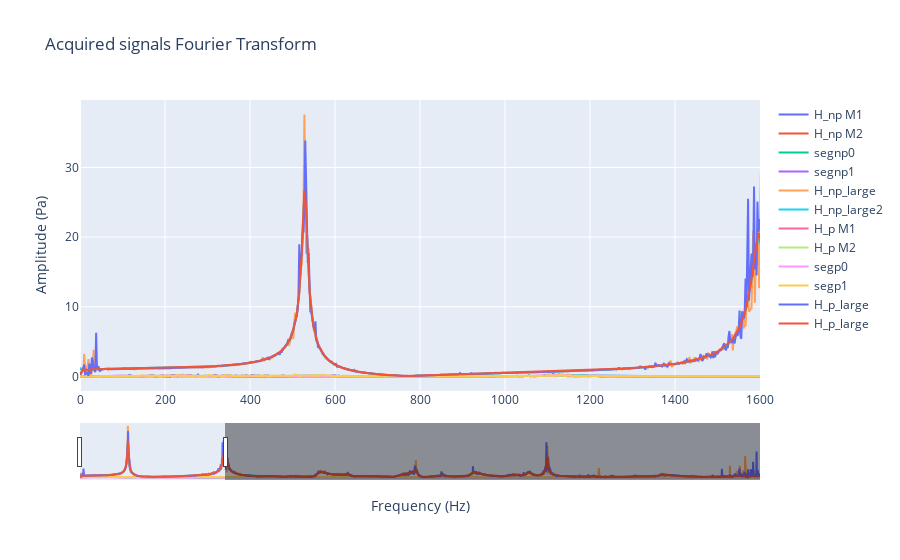

The cell this chart's notebook holds for it:
### Code cell
fig_H = go.Figure()
i = 10
task_np.plot_av_fft(fig=fig_H)
fig_H.add_trace(go.Scatter(x=frequencies_n,y= abs(task_np.seg[0][i]),name='segnp0'))
fig_H.add_trace(go.Scatter(x=frequencies_n,y= abs(task_np.seg[1][i]),name='segnp1'))
fig_H.add_trace(go.Scatter(x=frequencies_n,y=abs(H_np_large[i]),name='H_np_large'))
fig_H.add_trace(go.Scatter(x=frequencies_n,y=abs(task_np.av_fft[1]/task_np.av_fft[0]),name='H_np_large2'))

task_p.plot_av_fft(fig=fig_H)
fig_H.add_trace(go.Scatter(x=frequencies_n,y= abs(task_p.seg[0][i]),name='segp0'))
fig_H.add_trace(go.Scatter(x=frequencies_n,y= abs(task_p.seg[1][i]),name='segp1'))
fig_H.add_trace(go.Scatter(x=frequencies_n,y=abs(H_p_large[i]),name='H_p_large'))
fig_H.add_trace(go.Scatter(x=frequencies_n,y=abs(task_p.av_fft[1]/task_p.av_fft[0]),name='H_p_large'))


# fig_H.add_trace(go.Scatter(x=frequencies_n,y=abs(ratio_H[i]),name='H ratio'))

fig_H.update_xaxes(range=[0, 1600])
#les segments ressemble au DSP moyenne ok
# les 2 H_ratio ne se ressemble pas: 2 pic a des endroit different meme si leur DSP sont similaire : c'est parce que les micros sont permutés

fig_H

### Figure 1 — Plotly figure (JSON) as saved in the notebook; plotly's stock layout.template omitted (floating-point values rounded to 4 significant figures; data arrays with more than 128 entries replaced by an {"elided": "..."} marker saying what was removed)
{"data": [{"name": "H_np M1", "type": "scatter", "x": {"elided": "776 int values"}, "y": {"elided": "776 float values"}}, {"name": "H_np M2", "type": "scatter", "x": {"elided": "776 int values"}, "y": {"elided": "776 float values"}}, {"name": "segnp0", "type": "scatter", "x": {"elided": "3751 int values"}, "y": {"elided": "3751 float values"}}, {"name": "segnp1", "type": "scatter", "x": {"elided": "3751 int values"}, "y": {"elided": "3751 float values"}}, {"name": "H_np_large", "type": "scatter", "x": {"elided": "3751 int values"}, "y": {"elided": "3751 float values"}}, {"name": "H_np_large2", "type": "scatter", "x": {"elided": "3751 int values"}, "y": {"elided": "3751 float values"}}, {"name": "H_p M1", "type": "scatter", "x": {"elided": "776 int values"}, "y": {"elided": "776 float values"}}, {"name": "H_p M2", "type": "scatter", "x": {"elided": "776 int values"}, "y": {"elided": "776 float values"}}, {"name": "segp0", "type": "scatter", "x": {"elided": "3751 int values"}, "y": {"elided": "3751 float values"}}, {"name": "segp1", "type": "scatter", "x": {"elided": "3751 int values"}, "y": {"elided": "3751 float values"}}, {"name": "H_p_large", "type": "scatter", "x": {"elided": "3751 int values"}, "y": {"elided": "3751 float values"}}, {"name": "H_p_large", "type": "scatter", "x": {"elided": "3751 int values"}, "y": {"elided": "3751 float values"}}], "layout": {"title": {"text": "Acquired signals Fourier Transform"}, "xaxis": {"range": [0, 1600], "rangeslider": {"visible": true}, "title": {"text": "Frequency (Hz)"}, "type": "linear"}, "yaxis": {"title": {"text": "Amplitude (Pa)"}}}}
